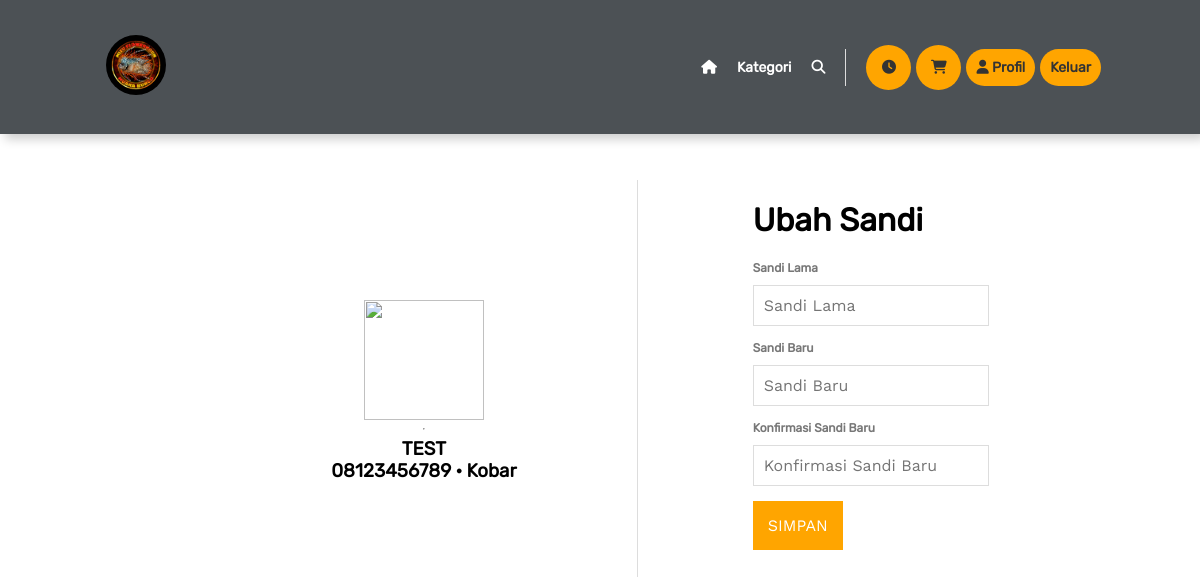
/profil.php (signed in), run on the app's committed database.
### tables this page shows
CREATE TABLE `profile` (
  `id_data` int(255) NOT NULL,
  `id_user` int(255) NOT NULL,
  `nama_lengkap` varchar(255) DEFAULT NULL,
  `nomor_hp` varchar(255) DEFAULT NULL,
  `alamat` varchar(255) DEFAULT NULL
);

### backend/model/Querybuilder.php (called while the page is built, shortened)
<?php
require 'Database.php';
class Querybuilder
{
   private $tableName;
   function __construct($dbname)
   {
      $this->tableName = $dbname;
   }
   function select($clause)
   {
      $dbconf = new Database();
      $table = $this->tableName;
      $query = "SELECT * FROM $table WHERE $clause";
      $exe = mysqli_query($dbconf->connect(),$query);
      $data['rows'] = mysqli_num_rows($exe);
      $data['single'] = mysqli_fetch_array($exe);
      $data['result'] = $exe;
      return $data;
   }
}

### backend/model/Database.php (called while the page is built)
<?php
class Database
{
   function connect()
   {
      $username = 'root';
      $password = '';
      $host = 'localhost';
      $db = "emizflow";
      return mysqli_connect($host, $username, $password, $db);
   }
}

### profil.php (the view, shortened to what this page needs)
<?php
require 'backend/model/Querybuilder.php';
$bUser = new Querybuilder("user");
$bProfile = new Querybuilder("profile");
$user = $_SESSION['user'];
$getUser = $bUser->select("username = '$user'")['single'];
$idUser = $getUser['id_data'];
$getPro = $bProfile->select("id_user = '$idUser'")['single'];
?>
<!DOCTYPE Html>
<html>
<head>
   <link rel="stylesheet" href="https://cdnjs.cloudflare.com/ajax/libs/slick-carousel/1.8.1/slick.css"/>
   <link rel="stylesheet" href="https://cdnjs.cloudflare.com/ajax/libs/slick-carousel/1.8.1/slick-theme.css"/>
   <link rel="stylesheet" href="assets/css/style.css"/>
</head>
<body style="padding:0;margin:0;box-sizing: border-box;font-family: 'Rubiks'">
   <?php
   include 'temps/navbar.php';
   ?>
   <div class="profile-wrapper">
      <div class="flex-container" style="justify-content: space-evenly">
         <div style="display: flex;flex-flow: column;justify-content: center;align-items: center;border-right:1px solid #ddd;padding:120px;">
            <img style="width:120px;height:120px;" src="https://encrypted-tbn0.gstatic.com/images?q=tbn:ANd9GcR4QzvYNgYlGx54bBBLh6_kwN74VAbokQQAFg&usqp=CAU">
            <hr>
            <h3 style="text-align: center;text-transform: uppercase"><?= $getPro['nama_lengkap'] ?></h3>
            <h3 style="text-align: center"><?= $getPro['nomor_hp'] ?> &centerdot; <?= $getPro['alamat'] ?></h3>
         </div>
         <div>
            <h1>Ubah Sandi</h1>
            <form action="backend/change-pass.php" method="post">
               <div class="form-group">
                  <label>Sandi Lama</label>
                  <input name="pass_old" required type="password" placeholder="Sandi Lama" minlength="8">
               </div>
               <div class="form-group">
                  <label>Sandi Baru</label>
                  <input name="pass_new" required type="password" placeholder="Sandi Baru" minlength="8">
               </div>
               <div class="form-group">
                  <label>Konfirmasi Sandi Baru</label>
                  <input name="pass_new_c" required type="password" placeholder="Konfirmasi Sandi Baru" minlength="8">
               </div>
               <div class="form-group">
                  <button type="submit">Simpan</button>
               </div>
            </form>
         </div>
      </div>
   </div>
</body>
</html>

### assets/css/style.css (style rules this page uses)
input,button { font-family: "Primary"; }
button { cursor: pointer; font-size:16px; text-transform: uppercase; }
input { font-size:16px; }
body { font-family: "Second"; margin:0; padding:0; }
.profile-wrapper { display: block; width:100%; box-sizing: border-box; padding-top:180px; padding-bottom:100px; padding-left:8%; padding-right: 8%; }
.flex-container { display: flex; flex-flow: row wrap; justify-content: center; justify-items: center; }
.product-wrapper > h4,h5,h3 { margin:0; }
.form-group { display: flex; flex-flow: column; margin-bottom:15px; }
.form-group > label { font-weight:bold; font-size:12px; color:#777; margin-bottom: 10px; }
.form-group > input { padding:10px; border:1px solid #ddd; }
.form-group > button { padding:15px; width:fit-content; border:none; background-color: orange; color: #fff; }

### data on the page
profile: nama_lengkap "TEST", nomor_hp "08123456789", alamat "Kobar"
